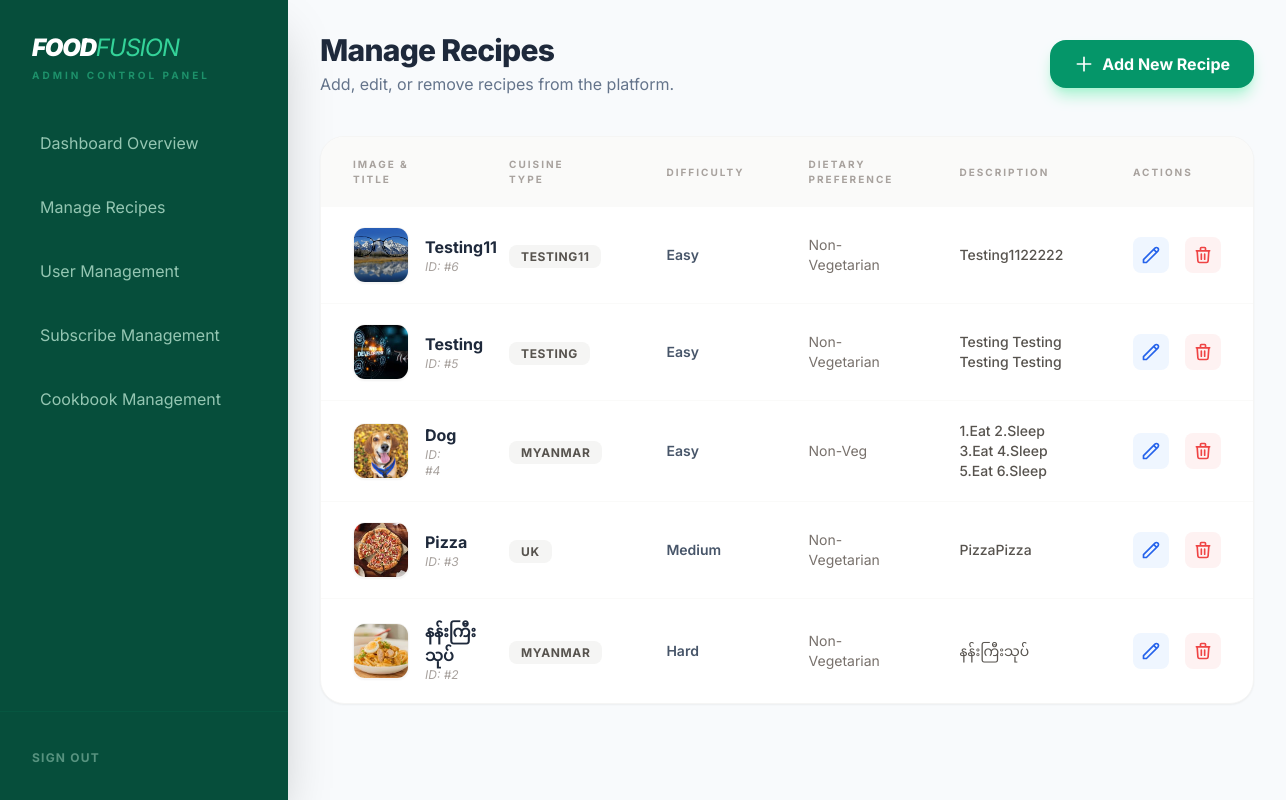
/admin/manage_recipes.php (signed in), run on the app's committed database.
### tables this page shows
CREATE TABLE `recipes` (
  `recipe_id` int(11) NOT NULL,
  `title` varchar(150) NOT NULL,
  `description` text DEFAULT NULL,
  `cuisine_type` varchar(50) DEFAULT NULL,
  `dietary_preference` varchar(50) DEFAULT NULL,
  `difficulty` enum('Easy','Medium','Hard') DEFAULT NULL,
  `image_url` varchar(255) DEFAULT NULL,
  `created_at` timestamp NOT NULL DEFAULT current_timestamp(),
  `user_id` int(11) DEFAULT NULL
);

### admin/manage_recipes.php (the view, shortened to what this page needs)
<?php
require_once '../config/db.php';
$recipes = $pdo->query("SELECT * FROM recipes ORDER BY recipe_id DESC")->fetchAll();
include '../includes/header.php';
?>
<div class="flex min-h-screen bg-slate-50">
    <aside class="w-72 bg-emerald-900 text-white hidden lg:flex flex-col shrink-0 shadow-2xl">
        <div class="p-8">
            <div class="text-2xl font-black tracking-tighter italic">FOOD<span class="text-emerald-400 font-normal">FUSION</span></div>
            <p class="text-[10px] text-emerald-400/50 uppercase tracking-[0.3em] font-bold mt-1">Admin Control Panel</p>
        </div>
        <nav class="flex-grow px-4 space-y-2">
            <a href="index.php" class="flex items-center gap-3 px-6 py-4 text-emerald-100/70 hover:bg-emerald-800/50 hover:text-white rounded-2xl transition-all group">
                Dashboard Overview
            </a>
            <a href="manage_recipes.php" class="flex items-center gap-3 px-6 py-4 text-emerald-100/70 hover:bg-emerald-800/50 hover:text-white rounded-2xl transition-all group">
                Manage Recipes
            </a>
            <a href="manage_users.php" class="flex items-center gap-3 px-6 py-4 text-emerald-100/70 hover:bg-emerald-800/50 hover:text-white rounded-2xl transition-all group">
                User Management
            </a>
            <a href="manage_subscribers.php" class="flex items-center gap-3 px-6 py-4 text-emerald-100/70 hover:bg-emerald-800/50 hover:text-white rounded-2xl transition-all group">
                Subscribe Management
            </a>
            <a href="manage_community.php" class="flex items-center gap-3 px-6 py-4 text-emerald-100/70 hover:bg-emerald-800/50 hover:text-white rounded-2xl transition-all group">
                Cookbook Management
            </a>
        </nav>
        <div class="p-8 border-t border-emerald-800/50">
            <a href="../auth/logout.php" class="text-xs font-bold text-emerald-100/40 hover:text-red-400 transition-colors uppercase tracking-widest">Sign Out</a>
        </div>
    </aside>
    <main class="flex-grow p-8">
        <div class="flex justify-between items-center mb-10">
            <div>
                <h1 class="text-3xl font-extrabold text-slate-800 tracking-tight">Manage Recipes</h1>
                <p class="text-slate-500 mt-1">Add, edit, or remove recipes from the platform.</p>
            </div>
            <a href="add_recipe.php" class="bg-emerald-600 text-white px-6 py-3 rounded-2xl font-bold hover:bg-emerald-700 shadow-lg shadow-emerald-200 transition-all flex items-center gap-2">
                <svg xmlns="http://www.w3.org/2000/svg" class="h-5 w-5" fill="none" viewBox="0 0 24 24" stroke="currentColor"><path stroke-linecap="round" stroke-linejoin="round" stroke-width="2" d="M12 4v16m8-8H4" /></svg>
                Add New Recipe
            </a>
        </div>
        <div class="bg-white rounded-3xl shadow-sm border border-stone-100 overflow-hidden">
            <table class="w-full text-left border-collapse">
                <thead>
                    <tr class="bg-stone-50 text-stone-400 text-[10px] font-black uppercase tracking-[0.2em]">
                        <th class="px-8 py-5">Image & Title</th>
                        <th class="px-8 py-5">Cuisine Type</th>
                        <th class="px-8 py-5">Difficulty</th>
                        <th class="px-8 py-5">Dietary Preference</th>
                        <th class="px-8 py-5">Description</th>
                        <th class="px-8 py-5">Actions</th>
                    </tr>
                </thead>
                <tbody class="divide-y divide-stone-50">
                    <?php foreach ($recipes as $r): ?>
                    <tr class="hover:bg-slate-50 transition-colors">
                        <td class="px-8 py-5">
                            <div class="flex items-center space-x-4">
                                <img src="../<?php echo !empty($r['image_url']) ? $r['image_url'] : 'https://via.placeholder.com/150'; ?>" class="w-14 h-14 rounded-xl object-cover shadow-sm border border-stone-100">
                                <div>
                                    <p class="font-bold text-slate-800"><?php echo htmlspecialchars($r['title']); ?></p>
                                    <p class="text-xs text-stone-400 italic">ID: #<?php echo $r['recipe_id']; ?></p>
                                </div>
                            </div>
                        </td>
                        <td class="px-8 py-5">
                            <span class="px-3 py-1 bg-stone-100 text-stone-600 rounded-lg text-xs font-bold uppercase tracking-wider">
                                <?php echo htmlspecialchars($r['cuisine_type'] ?? 'General'); ?>
                            </span>
                        </td>
                        <td class="px-8 py-5 text-sm font-semibold text-slate-600">
                            <?php echo htmlspecialchars($r['difficulty'] ?? 'Medium'); ?>
                        </td>
                        <td class="px-8 py-5 text-sm text-stone-500">
                            <?php echo htmlspecialchars($r['dietary_preference'] ?? 'N/A'); ?>
                        </td>
                        <td class="px-8 py-5 text-sm font-medium text-stone-600">
                            <?php echo  htmlspecialchars($r['description'] ? substr($r['description'], 0, 50) : 'No description'); ?>
                        </td>
                        <td class="px-8 py-5">
                            <div class="flex items-center space-x-4">
                                <a href="edit_recipe.php?id=<?php echo $r['recipe_id']; ?>" class="p-2 bg-blue-50 text-blue-600 rounded-lg hover:bg-blue-600 hover:text-white transition">
                                    <svg xmlns="http://www.w3.org/2000/svg" class="h-5 w-5" fill="none" viewBox="0 0 24 24" stroke="currentColor"><path stroke-linecap="round" stroke-linejoin="round" stroke-width="2" d="M15.232 5.232l3.536 3.536m-2.036-5.036a2.5 2.5 0 113.536 3.536L6.5 21.036H3v-3.572L16.732 3.732z" /></svg>
                                </a>
                                <a href="manage_recipes.php?delete=<?php echo $r['recipe_id']; ?>"
                                   onclick="return confirm('Are you sure you want to delete this recipe?')"
                                   class="p-2 bg-red-50 text-red-500 rounded-lg hover:bg-red-500 hover:text-white transition">
                                    <svg xmlns="http://www.w3.org/2000/svg" class="h-5 w-5" fill="none" viewBox="0 0 24 24" stroke="currentColor"><path stroke-linecap="round" stroke-linejoin="round" stroke-width="2" d="M19 7l-.867 12.142A2 2 0 0116.138 21H7.862a2 2 0 01-1.995-1.858L5 7m5 4v6m4-6v6m1-10V4a1 1 0 00-1-1h-4a1 1 0 00-1 1v3M4 7h16" /></svg>
                                </a>
                            </div>
                        </td>
                    </tr>
                    <?php endforeach; ?>
                </tbody>
            </table>
        </div>
    </main>
</div>

### includes/header.php (style rules this page uses)
body { font-family: 'Inter', sans-serif; }

### data on the page
recipes: image_url (picture), title "Testing11", recipe_id "6", cuisine_type "TESTING11", difficulty "Easy", dietary_preference "Non-Vegetarian", description "Testing1122222"
recipes: image_url (picture), title "Testing", recipe_id "5", cuisine_type "TESTING", difficulty "Easy", dietary_preference "Non-Vegetarian", description "Testing Testing Testing Testing"
recipes: image_url (picture), title "Dog", recipe_id "4", cuisine_type "MYANMAR", difficulty "Easy", dietary_preference "Non-Veg", description "1.Eat 2.Sleep 3.Eat 4.Sleep 5.Eat 6.Sleep"
recipes: image_url (picture), title "Pizza", recipe_id "3", cuisine_type "UK", difficulty "Medium", dietary_preference "Non-Vegetarian", description "PizzaPizza"
recipes: image_url (picture), title "နန်းကြီးသုပ်", recipe_id "2", cuisine_type "MYANMAR", difficulty "Hard", dietary_preference "Non-Vegetarian", description "နန်းကြီးသုပ်"
